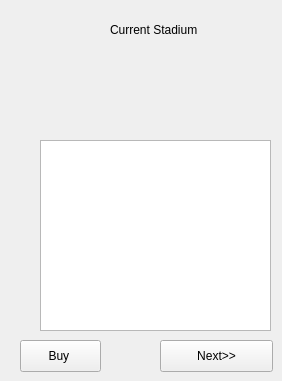
      <widget class="QWidget" name="all">
       <widget class="QTableWidget" name="merchTable">
        <property name="geometry">
         <rect>
          <x>40</x>
          <y>140</y>
          <width>231</width>
          <height>191</height>
         </rect>
        </property>
        <property name="selectionMode">
         <enum>QAbstractItemView::SingleSelection</enum>
        </property>
       </widget>
       <widget class="QLabel" name="label_12">
        <property name="geometry">
         <rect>
          <x>110</x>
          <y>20</y>
          <width>121</width>
          <height>20</height>
         </rect>
        </property>
        <property name="text">
         <string>Current Stadium</string>
        </property>
       </widget>
       <widget class="QLabel" name="currentS">
        <property name="geometry">
         <rect>
          <x>60</x>
          <y>50</y>
          <width>211</width>
          <height>20</height>
         </rect>
        </property>
        <property name="text">
         <string/>
        </property>
       </widget>
       <widget class="QPushButton" name="buy">
        <property name="geometry">
         <rect>
          <x>20</x>
          <y>340</y>
          <width>81</width>
          <height>32</height>
         </rect>
        </property>
        <property name="text">
         <string>Buy </string>
        </property>
       </widget>
       <widget class="QPushButton" name="next">
        <property name="geometry">
         <rect>
          <x>160</x>
          <y>340</y>
          <width>113</width>
          <height>32</height>
         </rect>
        </property>
        <property name="text">
         <string>Next&gt;&gt;</string>
        </property>
       </widget>
      </widget>
